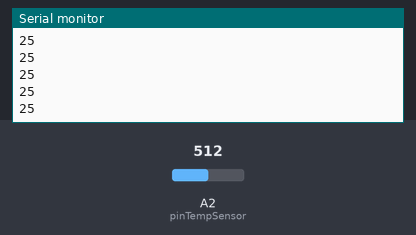
The sketch below on a simulated Arduino Uno, built with avr-gcc and run on an emulated ATmega328P. On the bench: the last lines printed to the serial monitor. Inputs (shaded band) come from the test bench; at power-on: A2 (pinTempSensor) = 512.

Above: at 1.2 s.
1.3 s: A2 (pinTempSensor) set to 716
At 1.9 s:
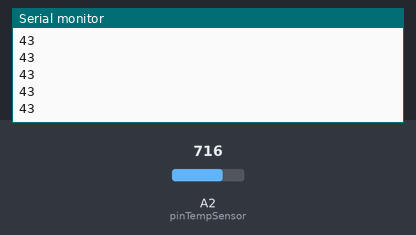
2.8 s: A2 (pinTempSensor) set to 900
At 3.7 s:
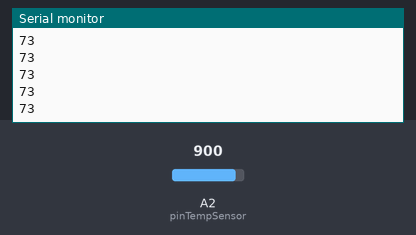
Timing chart, 0 to 5.8 s (numbered marks = the images above; inputs shaded):
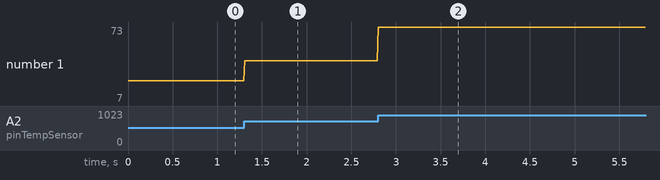

Measured:
- after the input at 1.3 s, the serial monitor: prints a new line at once (image 1)
- after the input at 2.8 s, the serial monitor: prints a new line at once (image 2)
- plotted number 1: 25 → 43 after the input at 1.3 s, 43 → 7 after the input at 2.8 s

The sketch:

temp_sensor.ino
```cpp
#include <math.h>

const int B = 4275;               // B value of the thermistor
const int R0 = 100000;            // R0 = 100k
const int pinTempSensor = A2;     // Grove - Temperature Sensor connect to A5

void setup()
{
    Serial.begin(9600);
}

void loop()
{
    int a = analogRead(pinTempSensor);

    float R = 1023.0/a-1.0;
    R = R0*R;

    float temperature = 1.0/(log(R/R0)/B+1/298.15)-273.15; // convert to temperature via datasheet
    int temp = (int)temperature;


    Serial.println(temp);


    delay(10);
}
```
